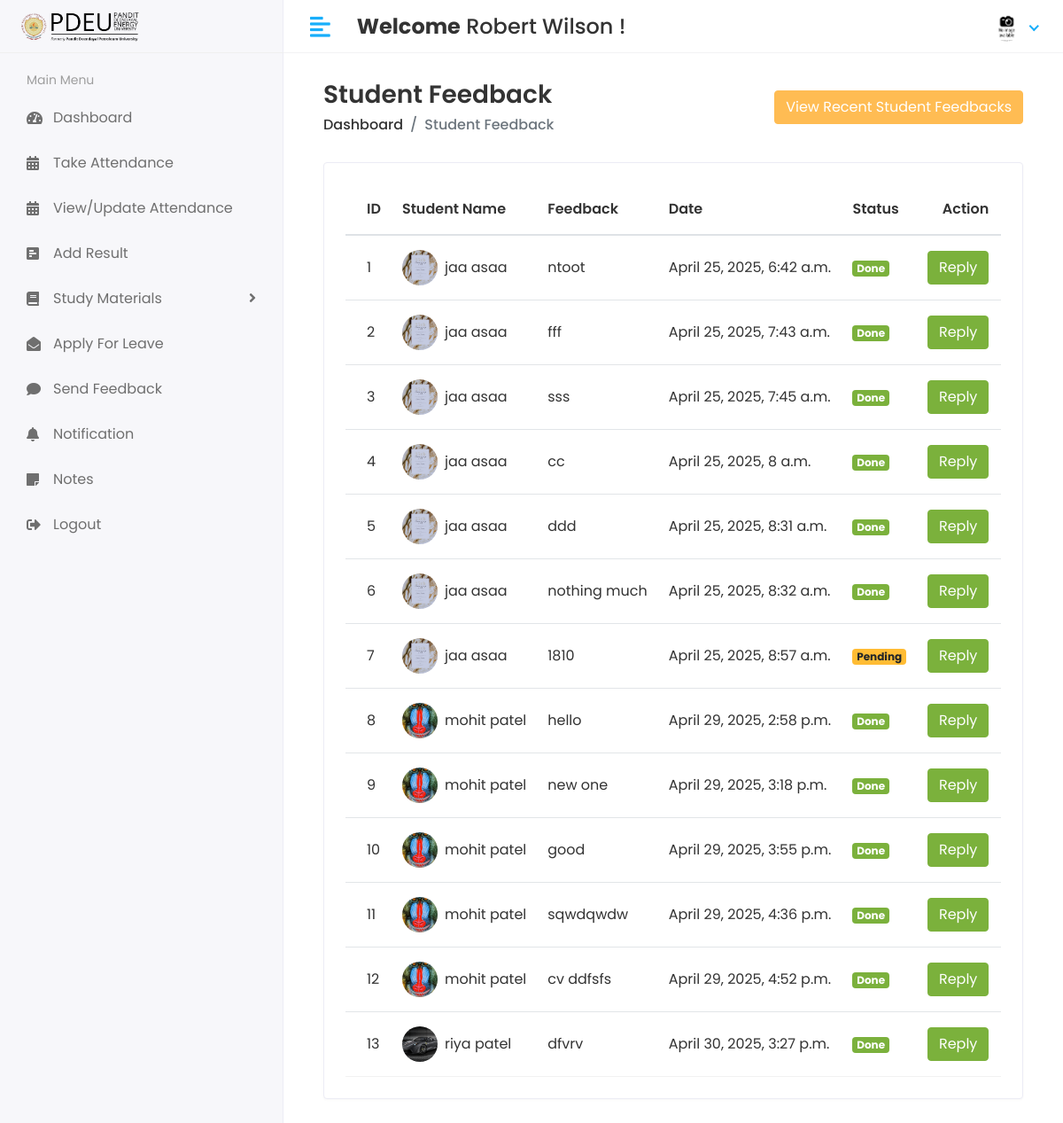
The page /Hod/Student/feedback (signed in) on the database its author committed.
### app/models.py (models this page shows, shortened)
class CustomUser(AbstractUser):
    USER = (
        (1, 'HOD'),
        (2, 'STAFF'),
        (3, 'STUDENT'),
        (4, 'PARENT'),  # Added Parent user type
    )
    user_type = models.CharField(choices=USER, max_length=50, default=1)
    profile_pic = models.ImageField(upload_to='media/profile_pic')

class Student_Feedback(models.Model):
    student_id = models.ForeignKey(Student, on_delete=models.CASCADE)
    feedback = models.TextField()
    feedback_reply = models.TextField()
    status = models.IntegerField(default=0)
    created_at = models.DateTimeField(auto_now_add=True, null=True)
    updated_at = models.DateTimeField(auto_now=True, null=True)

class Student(models.Model):
    SEMESTER_CHOICES = (
        (1, '1st Semester'),
        (2, '2nd Semester'),
        (3, '3rd Semester'),
        (4, '4th Semester'),
        (5, '5th Semester'),
        (6, '6th Semester'),
        (7, '7th Semester'),
        (8, '8th Semester'),
    )
    admin = models.OneToOneField(CustomUser, on_delete=models.CASCADE)
    address = models.TextField()
    gender = models.CharField(max_length=100)
    course_id = models.ForeignKey(Course, on_delete=models.CASCADE)
    session_year_id = models.ForeignKey(Session_Year, on_delete=models.CASCADE)
    enrollment_no = models.CharField(max_length=50, unique=True, null=True)
    semester = models.IntegerField(choices=SEMESTER_CHOICES, null=True, blank=True)
    created_at = models.DateTimeField(auto_now_add=True)
    updated_at = models.DateTimeField(auto_now=True)

### student_management_system/Hod_Views.py (the view)
# urls.py: path('Hod/Student/feedback', Hod_Views.STUDENT_FEEDBACK, name='get_student_feedback'),
@login_required(login_url='/')
def STUDENT_FEEDBACK(request):
    feedback = Student_Feedback.objects.all()
    feedback_history = Student_Feedback.objects.all().order_by('-id')[:5]
    context = {
        'feedback': feedback,
        'feedback_history': feedback_history,
    }
    return render(request, 'Hod/student_feedback.html', context)

### templates/Hod/student_feedback.html (shortened to what this page needs)
{% extends 'base.html' %}
{% block content %}
<div class="content container-fluid">
    <div class="page-header">
        <div class="row align-items-center">
            <div class="col">
                <h3 class="page-title">Student Feedback</h3>
                <ul class="breadcrumb">
                    <li class="breadcrumb-item"><a href="{% url 'hod_home' %}">Dashboard</a></li>
                    <li class="breadcrumb-item active">Student Feedback</li>
                </ul>
            </div>
            <div class="col-auto text-right float-right ml-auto">
                <button type="button" class="btn btn-primary" data-toggle="modal" data-target="#exampleModalCenter">
                    View Recent Student Feedbacks
                </button>
            </div>
        </div>
    </div>
    <div class="row">
        <div class="col-sm-12">
            <div class="card card-table">
                <div class="card-body">
                    <div class="table-responsive">
                        <table id="table_id" class="table table-hover table-center mb-0">
                            <thead>
                                <tr>
                                    <th>ID</th>
                                    <th>Student Name</th>
                                    <th>Feedback</th>
                                    <th>Date</th>
                                    <th>Status</th>
                                    <th class="text-right">Action</th>
                                </tr>
                            </thead>
                            <tbody>
                            {% for i in feedback %}
                                <tr>
                                    <td>{{ i.id }}</td>
                                    <td>
                                        <h2 class="table-avatar">
                                            <a href="student-details.html" class="avatar avatar-sm mr-2"><img class="avatar-img rounded-circle" src="/{{ i.student_id.admin.profile_pic }}" alt="User Image"></a>
                                            <a href="student-details.html">{{ i.student_id.admin.first_name }} {{ i.student_id.admin.last_name }}</a>
                                        </h2>
                                    </td>
                                    <td>{{ i.feedback }}</td>
                                    <td>{{ i.created_at }}</td>
                                    <td>
                                        {% if i.status == 1 %}
                                            <span class="badge badge-success"> Done</span>
                                        {% else %}
                                            <span class="badge badge-warning"> Pending</span>
                                        {% endif %}
                                    </td>
                                    <td class="text-right">
                                        <button type="button" class="btn btn-success" data-toggle="modal" data-target="#sendnotification-{{ forloop.counter }}">
                                            Reply
                                        </button>
                                    </td>
                                </tr>
                            {% endfor %}
                            </tbody>
                        </table>
                    </div>
                </div>
            </div>
        </div>
    </div>
</div>
{% endblock %}

### templates/includes/header.html (shortened to what this page needs)
{% load static %}
<div class="header">
    <div class="header-left">
        <a href="index.html" class="logo">
            <img src="{% static 'assets/img/pdpu image-Photoroom.png' %}" alt="PDEU Logo">
        </a>
    </div>
    <a href="javascript:void(0);" id="toggle_btn">
        <i class="fas fa-align-left"></i>
    </a>
    <div class="top-nav-search mt-3">
        <h4><strong>Welcome</strong>
            <span>
                {% if user.first_name and user.last_name %}
                    {{ user.first_name }} {{ user.last_name }}
                {% else %}
                    {{ user.username }}
                {% endif %}
            </span> !
        </h4>
    </div>
    <ul class="nav user-menu">
        <li class="nav-item dropdown has-arrow">
            <a href="#" class="dropdown-toggle nav-link" data-toggle="dropdown">
                {% if user.profile_pic == "" %}
                    <span class="user-img"><img class="rounded-circle" src="{% static 'assets/img/noimg.jpg' %}" width="31" alt="Ryan Taylor"></span>
                {% else %}
                    <span class="user-img"><img class="rounded-circle" src="/{{user.profile_pic}}" width="31" alt="Ryan Taylor"></span>
                {% endif %}
            </a>
        </li>
    </ul>
</div>

### staticfiles/assets/css/style.css (style rules this page uses)
html { height: 100%; }
body { background-color: #fff; color: #333; font-family: 'Poppins', sans-serif; font-size: 1rem; height: 100%; line-height: 1.5; overflow-x: hidden; }
h1, h2, h3, h4, h5, h6 { font-family: 'Poppins', sans-serif; margin-top: 0; }
a { color: #009ce7; }
input, button, a { transition: all 0.4s ease; -moz-transition: all 0.4s ease; -o-transition: all 0.4s ease; -ms-transition: all 0.4s ease; -webkit-transition: all 0.4s ease; }
input, input:focus, button, button:focus { outline: none; }
ul, ol { padding: 0px; list-style: none; }
.table { color: #333; max-width: 100%; margin-bottom: 0; width: 100%; }
table.table td h2 { display: inline-block; font-size: inherit; font-weight: 400; margin: 0; padding: 0; vertical-align: middle; }
table.table td h2.table-avatar { align-items: center; display: inline-flex; font-size: inherit; font-weight: 400; margin: 0; padding: 0; vertical-align: middle; white-space: nowrap; }
table.table td h2 a { color: #333; }
.table thead tr th { font-weight: 600; }
.table tbody tr { border-bottom: 1px solid rgba(0, 0, 0, 0.05); }
.table.table-center td, .table.table-center th { vertical-align: middle; }
.card-table .card-body .table > thead > tr > th { border-top: 0; }
.card-table .card-body .table tr td:first-child, .card-table .card-body .table tr th:first-child { padding-left: 1.5rem; }
.card-table .card-body .table tr td:last-child, .card-table .card-body .table tr th:last-child { padding-right: 1.5rem; }
.card-table .table td, .card-table .table th { border-top: 1px solid #e2e5e8; padding: 1rem 0.75rem; white-space: nowrap; }
.bg-success, .badge-success { background-color: #7bb13c !important; }
.bg-warning, .badge-warning { background-color: #ffbc34 !important; }
.btn-primary { background-color: #FFBC53; border: 1px solid #FFBC53; }
.btn-success { background-color: #7bb13c; border: 1px solid #7bb13c }
.card { border: 1px solid #ececf5; box-shadow: 0 1px 3px 0 rgba(0, 0, 0, 0.03); margin-bottom: 1.875rem; }
.card-body { padding: 1.5rem; }
.avatar { position: relative; display: inline-block; width: 3rem; height: 3rem }
.avatar > img { width: 100%; height: 100%; -o-object-fit: cover; object-fit: cover; }
.avatar-sm { width: 2.5rem; height: 2.5rem; }
.header { background-color: #fff; border-bottom: 1px solid #f3f3f4; left: 0; position: fixed; right: 0; top: 0; z-index: 1001; height: 60px; }
.header .header-left { float: left; height: 60px; padding: 0 20px; position: relative; width: 320px; z-index: 1; transition: all 0.2s ease-in-out; background-color: #f7f7fa; border-bottom: 1px solid #efefef; border-right: 1px solid #ececf5; display: flex; align-items: center; }
.header .header-left .logo { display: inline-block; line-height: 60px; }
.header .header-left .logo img { max-height: 40px; width: auto; }
.header .dropdown-toggle:after { display: none; }
.header .has-arrow .dropdown-toggle:after { border-top: 0; border-left: 0; border-bottom: 2px solid #18aefa; border-right: 2px solid #18aefa; content: ''; height: 8px; display: inline-block; pointer-events: none; -webkit-transform-origin: 66% 66%; -ms-transform-origin: 66% 66%; transform-origin: 66% 66%; -webkit-transform: rotate(45deg); -ms-transform: rotate(45deg); transform: rotate(45deg); -webkit-transition: all 0.15s ease-in-out; transition: all 0.15s ease-in-out; width: 8px; vertical-align: 0px; }
.user-menu { float: right; margin: 0; position: relative; z-index: 99; padding-right: 15px; }
.user-menu.nav > li > a { color: #a0a0a0; font-size: 14px; line-height: 58px; padding: 0 15px; height: 60px; }
.user-img { margin-right: 3px; position: relative; }
.top-nav-search { float: left; margin-left: 15px; }
.page-header { margin-bottom: 1.875rem; }
.page-header .breadcrumb { background-color: transparent; color: #6c757d; font-size: 1rem; font-weight: 500; margin-bottom: 0; padding: 0; }
.page-header .breadcrumb a { color: #333; }
.page-title { font-size: 28px; font-weight: 600; color: #333; margin-bottom: 5px; }
@media (min-width: 992px) { #toggle_btn { align-items: center; color: #18aefa; display: inline-flex; float: left; font-size: 26px; height: 60px; justify-content: center; margin-left: 15px; padding: 0 15px; } }

### rows shown on the page
CustomUser: first_name "Robert", last_name "Wilson"
Student_Feedback: id "1", student_id.admin.profile_pic (picture), student_id.admin.first_name "jaa", student_id.admin.last_name "asaa", feedback "ntoot", created_at "April 25, 2025, 6:42 a.m.", status "Done"
Student_Feedback: id "2", student_id.admin.profile_pic (picture), student_id.admin.first_name "jaa", student_id.admin.last_name "asaa", feedback "fff", created_at "April 25, 2025, 7:43 a.m.", status "Done"
Student_Feedback: id "3", student_id.admin.profile_pic (picture), student_id.admin.first_name "jaa", student_id.admin.last_name "asaa", feedback "sss", created_at "April 25, 2025, 7:45 a.m.", status "Done"
Student_Feedback: id "4", student_id.admin.profile_pic (picture), student_id.admin.first_name "jaa", student_id.admin.last_name "asaa", feedback "cc", created_at "April 25, 2025, 8 a.m.", status "Done"
Student_Feedback: id "5", student_id.admin.profile_pic (picture), student_id.admin.first_name "jaa", student_id.admin.last_name "asaa", feedback "ddd", created_at "April 25, 2025, 8:31 a.m.", status "Done"
Student_Feedback: id "6", student_id.admin.profile_pic (picture), student_id.admin.first_name "jaa", student_id.admin.last_name "asaa", feedback "nothing much", created_at "April 25, 2025, 8:32 a.m.", status "Done"
Student_Feedback: id "7", student_id.admin.profile_pic (picture), student_id.admin.first_name "jaa", student_id.admin.last_name "asaa", feedback "1810", created_at "April 25, 2025, 8:57 a.m.", status "Pending"
Student_Feedback: id "8", student_id.admin.profile_pic (picture), student_id.admin.first_name "mohit", student_id.admin.last_name "patel", feedback "hello", created_at "April 29, 2025, 2:58 p.m.", status "Done"
Student_Feedback: id "9", student_id.admin.profile_pic (picture), student_id.admin.first_name "mohit", student_id.admin.last_name "patel", feedback "new one", created_at "April 29, 2025, 3:18 p.m.", status "Done"
Student_Feedback: id "10", student_id.admin.profile_pic (picture), student_id.admin.first_name "mohit", student_id.admin.last_name "patel", feedback "good", created_at "April 29, 2025, 3:55 p.m.", status "Done"
Student_Feedback: id "11", student_id.admin.profile_pic (picture), student_id.admin.first_name "mohit", student_id.admin.last_name "patel", feedback "sqwdqwdw", created_at "April 29, 2025, 4:36 p.m.", status "Done"
Student_Feedback: id "12", student_id.admin.profile_pic (picture), student_id.admin.first_name "mohit", student_id.admin.last_name "patel", feedback "cv ddfsfs", created_at "April 29, 2025, 4:52 p.m.", status "Done"
Student_Feedback: id "13", student_id.admin.profile_pic (picture), student_id.admin.first_name "riya", student_id.admin.last_name "patel", feedback "dfvrv", created_at "April 30, 2025, 3:27 p.m.", status "Done"
